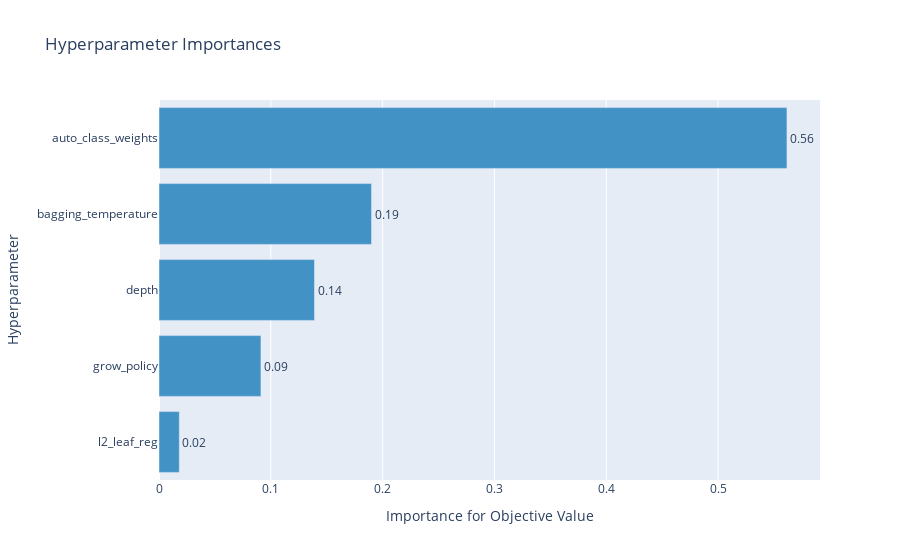

Source (notebook cell):
### Code cell
plot_param_importances(study)

### Figure 1 — Plotly figure (JSON) as saved in the notebook; plotly's stock layout.template omitted (floating-point values rounded to 4 significant figures)
{"data": [{"cliponaxis": false, "hovertemplate": ["l2_leaf_reg (FloatDistribution): 0.01815694194193328<extra></extra>", "grow_policy (CategoricalDistribution): 0.09115172876996966<extra></extra>", "depth (IntDistribution): 0.13906230165440467<extra></extra>", "bagging_temperature (FloatDistribution): 0.1900558817398446<extra></extra>", "auto_class_weights (CategoricalDistribution): 0.5615731458938479<extra></extra>"], "marker": {"color": "rgb(66,146,198)"}, "orientation": "h", "text": ["0.02", "0.09", "0.14", "0.19", "0.56"], "textposition": "outside", "type": "bar", "x": [0.01816, 0.09115, 0.1391, 0.1901, 0.5616], "y": ["l2_leaf_reg", "grow_policy", "depth", "bagging_temperature", "auto_class_weights"]}], "layout": {"showlegend": false, "title": {"text": "Hyperparameter Importances"}, "xaxis": {"title": {"text": "Importance for Objective Value"}}, "yaxis": {"title": {"text": "Hyperparameter"}}}}
